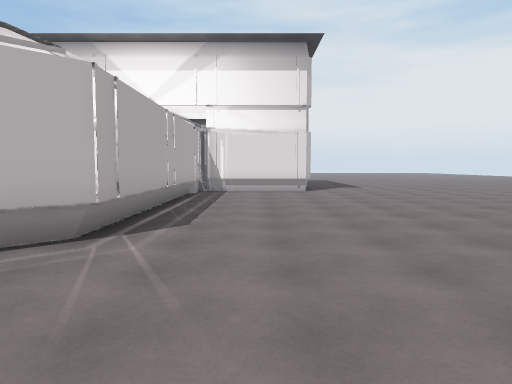
view 1 (above)

16 first-person views from a walk through a 3-D level made in the Unity game engine. The camera is 1.5 m above the floor, tilts 4° down and sees 70° across. The floor is counted in squares, 2 m on a side. Each view is taken from the middle of a square. On the plan, view 1 faces up. The plan holds only what a view shows up to about 11 squares ahead; the rest is blank. The place goes on beyond the plan. The player is left out.

view 2
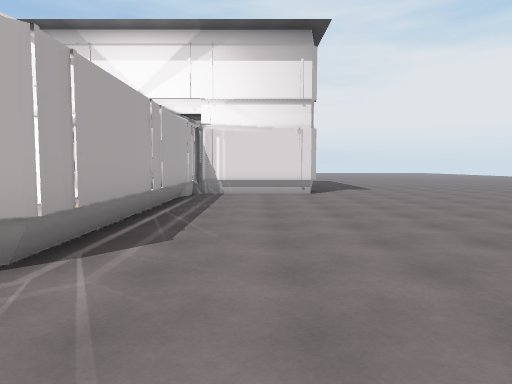

view 3
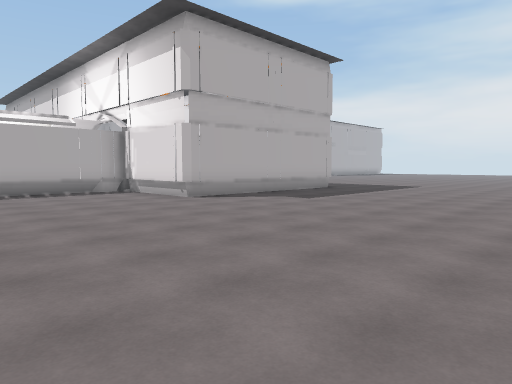

view 4
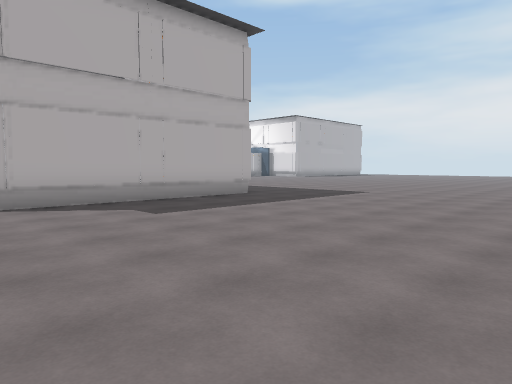

view 5
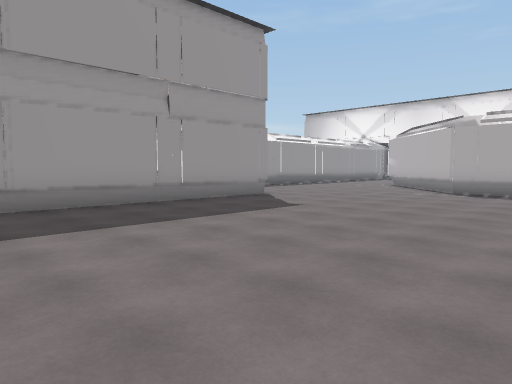

view 6
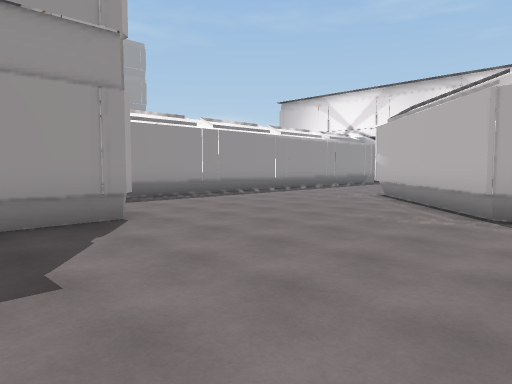

view 7
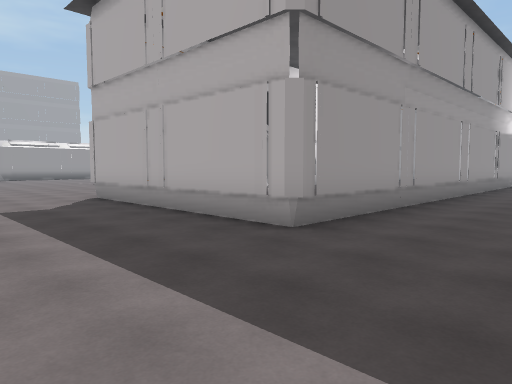

view 8
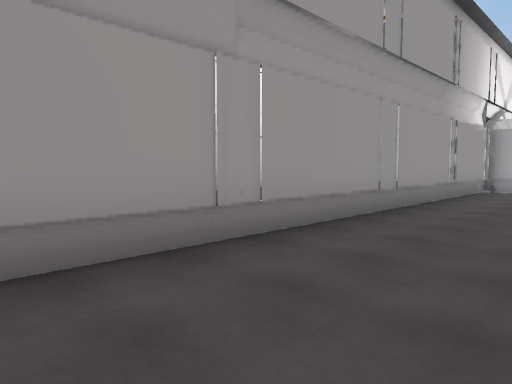

view 9
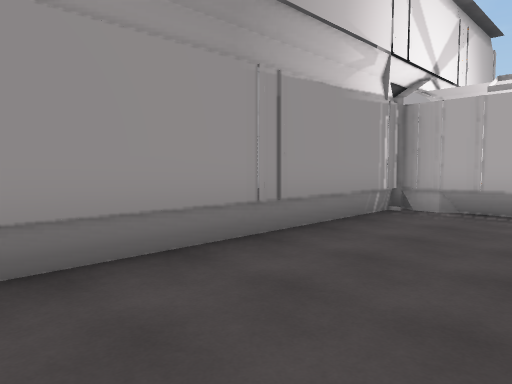

view 10
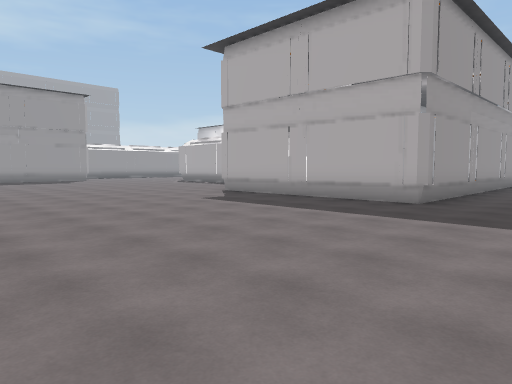

view 11
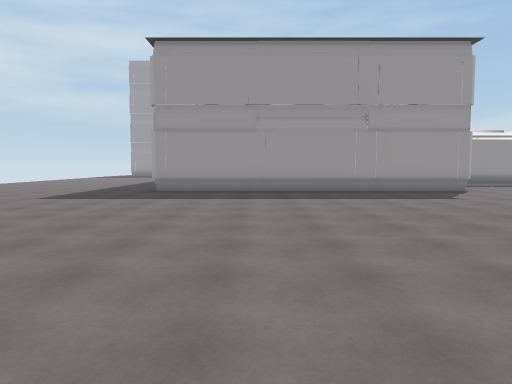

view 12
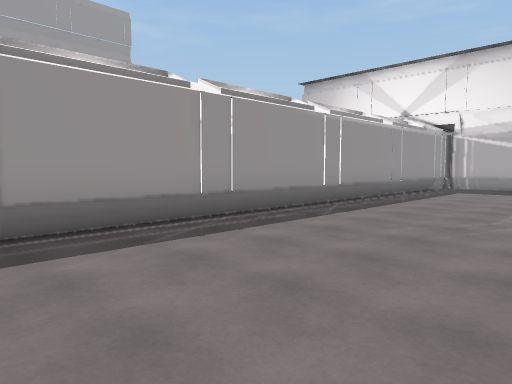

view 13
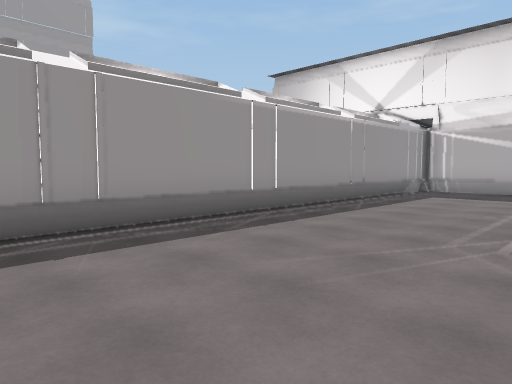

view 14
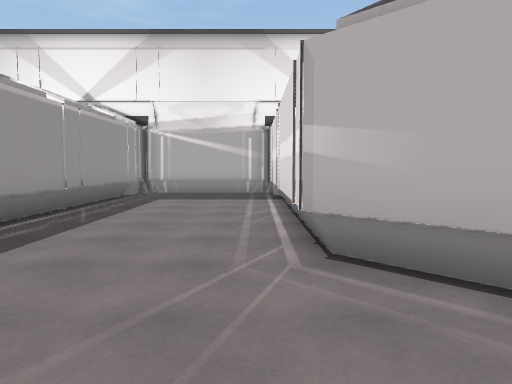

view 15
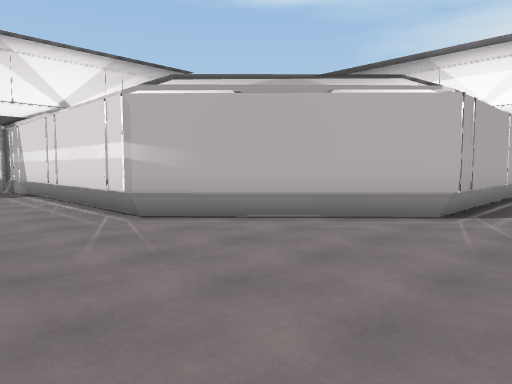

view 16
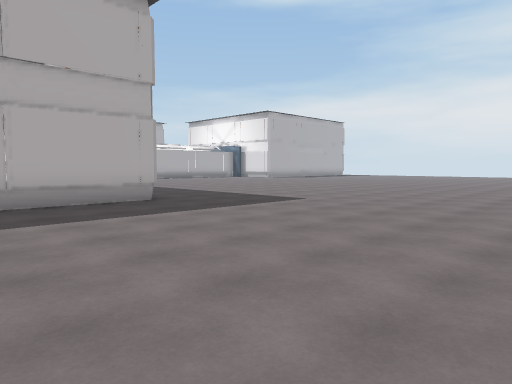

### Floor plan
Points are (right, up) in squares from view 1. A wall is a line through its corners. A room is listed if a view was taken in it or the views show most of it. See-through windows are left out.
Room 1 (views 1, 2, 3, 4, 5, 6, 7, 8, 9, 10, 11, 12, 13, 14, 15, 16)
walls: (1.6, 0.1) (9.5, 0.1); (-11.2, 19) (-11.2, 17.3) (1.7, 17.3) (1.7, 11) (-1.6, 11) (-1.6, 3.7) (-5.1, 0.4) (-12.3, 0.4) (-12.3, -3.2) (0.4, -3.2)
low walls: (-1.8, 10.2) (-1.8, 7.5); (-1.8, 7.4) (-1.8, 6.5); (-1.8, 6.4) (-1.8, 3.7); (-11.4, 19) (-11.4, 18); (-9.4, -3.4) (0.2, -3.4); (-10.4, -3.4) (-9.5, -3.4)

Where each view was taken, in squares from view 1:
view 1: 0 up, 0 right, facing up
view 2: 1 up, 0 right, facing up
view 3: 6 up, 9 right, facing up-left
view 4: 10 up, 9 right, facing up-left
view 5: 7 up, 9 right, facing down-left
view 6: 5 up, 4 right, facing down-left
view 7: 20 up, 5 right, facing down-left
view 8: 20 up, 1 right, facing down-left
view 9: 20 up, 5 left, facing down-left
view 10: 20 up, 9 right, facing down-left
view 11: 11 up, 8 right, facing down
view 12: 1 up, 1 right, facing down-left
view 13: 1 up, 1 left, facing down-left
view 14: 0 up, 2 left, facing left
view 15: 2 down, 0 right, facing up-left
view 16: 13 up, 9 right, facing up-left
